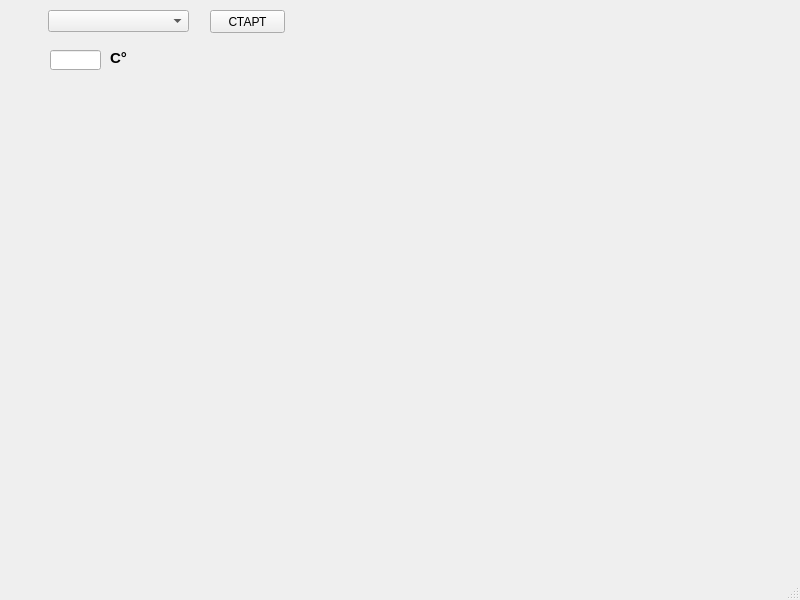
<?xml version="1.0" encoding="UTF-8"?>
<ui version="4.0">
 <class>MainWindow</class>
 <widget class="QMainWindow" name="MainWindow">
  <property name="geometry">
   <rect>
    <x>0</x>
    <y>0</y>
    <width>800</width>
    <height>600</height>
   </rect>
  </property>
  <property name="windowTitle">
   <string>MainWindow</string>
  </property>
  <widget class="QWidget" name="centralwidget">
   <widget class="QComboBox" name="comboBox">
    <property name="geometry">
     <rect>
      <x>48</x>
      <y>10</y>
      <width>141</width>
      <height>22</height>
     </rect>
    </property>
   </widget>
   <widget class="QPushButton" name="startstop">
    <property name="geometry">
     <rect>
      <x>210</x>
      <y>10</y>
      <width>75</width>
      <height>23</height>
     </rect>
    </property>
    <property name="text">
     <string>СТАРТ</string>
    </property>
   </widget>
   <widget class="QLineEdit" name="lineEdit">
    <property name="geometry">
     <rect>
      <x>50</x>
      <y>50</y>
      <width>51</width>
      <height>20</height>
     </rect>
    </property>
   </widget>
   <widget class="QLabel" name="label">
    <property name="geometry">
     <rect>
      <x>110</x>
      <y>50</y>
      <width>21</width>
      <height>16</height>
     </rect>
    </property>
    <property name="font">
     <font>
      <pointsize>11</pointsize>
      <weight>75</weight>
      <bold>true</bold>
     </font>
    </property>
    <property name="text">
     <string>С°</string>
    </property>
   </widget>
  </widget>
  <widget class="QMenuBar" name="menubar">
   <property name="geometry">
    <rect>
     <x>0</x>
     <y>0</y>
     <width>800</width>
     <height>21</height>
    </rect>
   </property>
  </widget>
  <widget class="QStatusBar" name="statusbar"/>
 </widget>
 <resources/>
 <connections/>
</ui>
